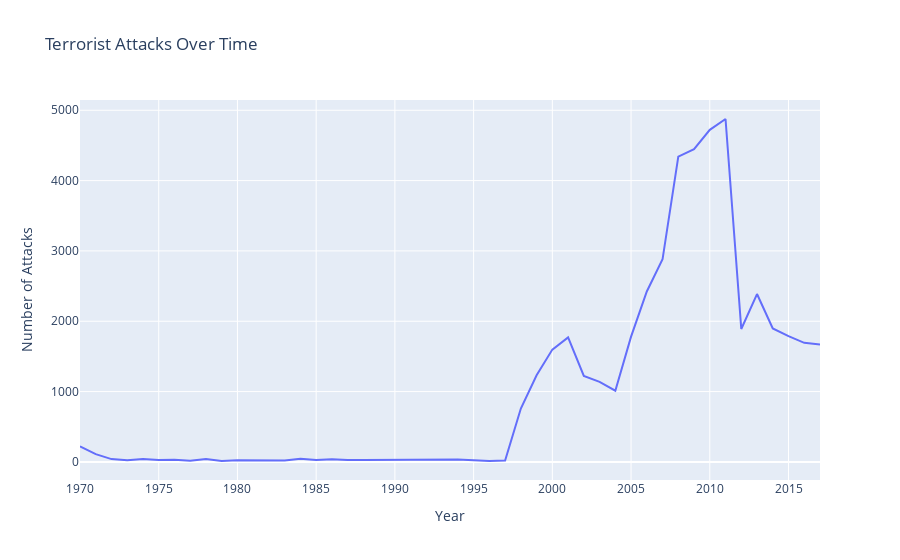

Notebook code cell kept with this figure:
### Markdown cell above
# Time Series Plot:
- An interactive time series plot to show the number of attacks over the years. Use Plotly's interactive features to zoom in on specific time periods.

### Code cell
import plotly.graph_objects as go

# Group the data by year and count the number of attacks
yearly_counts = data2['Year'].value_counts().sort_index()

# Create the time series plot
fig = go.Figure(data=go.Scatter(x=yearly_counts.index,
                               y=yearly_counts.values,
                               mode='lines',
                               name='Number of Attacks'))

fig.update_layout(title='Terrorist Attacks Over Time',
                  xaxis_title='Year',
                  yaxis_title='Number of Attacks',
                  hovermode='x unified')

fig.show()

### Figure 1 — Plotly figure (JSON) as saved in the notebook; plotly's stock layout.template omitted (floating-point values rounded to 4 significant figures)
{"data": [{"mode": "lines", "name": "Number of Attacks", "type": "scatter", "x": [1970, 1971, 1972, 1973, 1974, 1975, 1976, 1977, 1978, 1979, 1980, 1981, 1982, 1983, 1984, 1985, 1986, 1987, 1988, 1989, 1990, 1991, 1992, 1994, 1995, 1996, 1997, 1998, 1999, 2000, 2001, 2002, 2003, 2004, 2005, 2006, 2007, 2008, 2009, 2010, 2011, 2012, 2013, 2014, 2015, 2016, 2017], "y": [222, 111, 40, 25, 40, 26, 30, 18, 41, 13, 23, 22, 27, 20, 46, 26, 37, 27, 28, 29, 27, 28, 28, 34, 25, 13, 20, 759, 1231, 1597, 1771, 1223, 1139, 1012, 1781, 2424, 2881, 4341, 4447, 4722, 4876, 1890, 2387, 1898, 1788, 1693, 1670]}], "layout": {"hovermode": "x unified", "title": {"text": "Terrorist Attacks Over Time"}, "xaxis": {"title": {"text": "Year"}}, "yaxis": {"title": {"text": "Number of Attacks"}}}}
